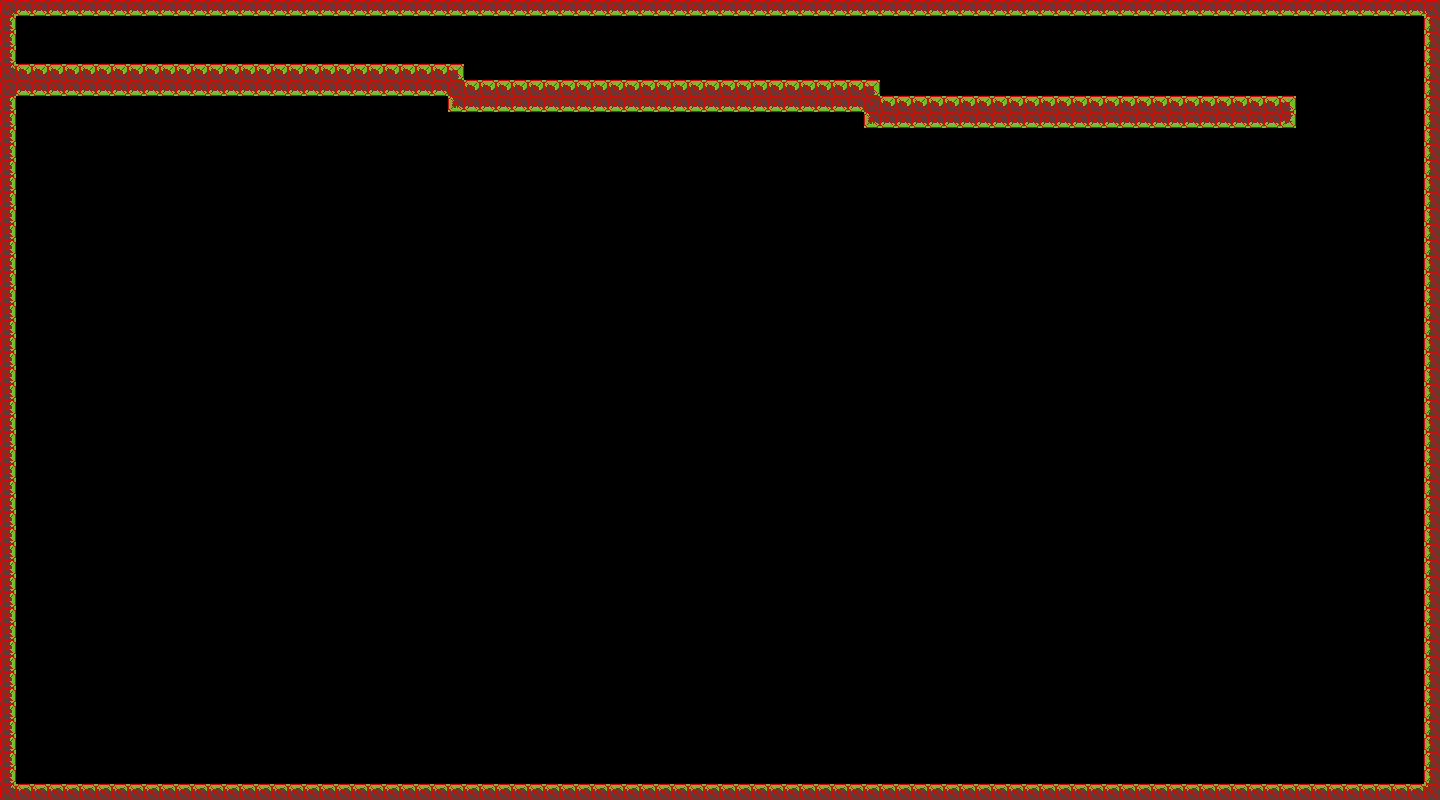

Rendered tile map (Tiled .tmx) drawn with the repository's tilesets; below, a short description and the map source with its tile grids summarised:
An orthogonal 90x50 tile map with 16x16 px tiles, 2 tile layers (main, collision), 2 tilesets.

<map version="1.10" tiledversion="1.11.0" orientation="orthogonal" renderorder="right-down" width="90" height="50" tilewidth="16" tileheight="16" infinite="0" nextlayerid="3" nextobjectid="1">
 <tileset firstgid="1" source="../Tilesets/firsttileset.tsx" />
 <tileset firstgid="401" source="../Tilesets/collisionbox.tsx" />
 <layer id="1" name="main" width="90" height="50">
  <data>[4500 cells, 438 non-empty, 13 distinct tile ids]</data>
 </layer>
 <layer id="2" name="collision" width="90" height="50">
  <data>[4500 cells, 438 non-empty, 1 distinct tile ids]</data>
 </layer>
</map>